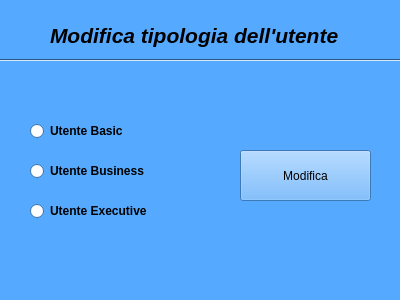
<?xml version="1.0" encoding="UTF-8"?>
<ui version="4.0">
 <class>cambiaTipologiaUtenteWindow</class>
 <widget class="QWidget" name="cambiaTipologiaUtenteWindow">
  <property name="geometry">
   <rect>
    <x>0</x>
    <y>0</y>
    <width>400</width>
    <height>300</height>
   </rect>
  </property>
  <property name="palette">
   <palette>
    <active>
     <colorrole role="WindowText">
      <brush brushstyle="SolidPattern">
       <color alpha="255">
        <red>0</red>
        <green>0</green>
        <blue>0</blue>
       </color>
      </brush>
     </colorrole>
     <colorrole role="Button">
      <brush brushstyle="SolidPattern">
       <color alpha="255">
        <red>85</red>
        <green>170</green>
        <blue>255</blue>
       </color>
      </brush>
     </colorrole>
     <colorrole role="Light">
      <brush brushstyle="SolidPattern">
       <color alpha="255">
        <red>213</red>
        <green>234</green>
        <blue>255</blue>
       </color>
      </brush>
     </colorrole>
     <colorrole role="Midlight">
      <brush brushstyle="SolidPattern">
       <color alpha="255">
        <red>149</red>
        <green>202</green>
        <blue>255</blue>
       </color>
      </brush>
     </colorrole>
     <colorrole role="Dark">
      <brush brushstyle="SolidPattern">
       <color alpha="255">
        <red>42</red>
        <green>85</green>
        <blue>127</blue>
       </color>
      </brush>
     </colorrole>
     <colorrole role="Mid">
      <brush brushstyle="SolidPattern">
       <color alpha="255">
        <red>56</red>
        <green>113</green>
        <blue>170</blue>
       </color>
      </brush>
     </colorrole>
     <colorrole role="Text">
      <brush brushstyle="SolidPattern">
       <color alpha="255">
        <red>0</red>
        <green>0</green>
        <blue>0</blue>
       </color>
      </brush>
     </colorrole>
     <colorrole role="BrightText">
      <brush brushstyle="SolidPattern">
       <color alpha="255">
        <red>255</red>
        <green>255</green>
        <blue>255</blue>
       </color>
      </brush>
     </colorrole>
     <colorrole role="ButtonText">
      <brush brushstyle="SolidPattern">
       <color alpha="255">
        <red>0</red>
        <green>0</green>
        <blue>0</blue>
       </color>
      </brush>
     </colorrole>
     <colorrole role="Base">
      <brush brushstyle="SolidPattern">
       <color alpha="255">
        <red>255</red>
        <green>255</green>
        <blue>255</blue>
       </color>
      </brush>
     </colorrole>
     <colorrole role="Window">
      <brush brushstyle="SolidPattern">
       <color alpha="255">
        <red>85</red>
        <green>170</green>
        <blue>255</blue>
       </color>
      </brush>
     </colorrole>
     <colorrole role="Shadow">
      <brush brushstyle="SolidPattern">
       <color alpha="255">
        <red>0</red>
        <green>0</green>
        <blue>0</blue>
       </color>
      </brush>
     </colorrole>
     <colorrole role="AlternateBase">
      <brush brushstyle="SolidPattern">
       <color alpha="255">
        <red>170</red>
        <green>212</green>
        <blue>255</blue>
       </color>
      </brush>
     </colorrole>
     <colorrole role="ToolTipBase">
      <brush brushstyle="SolidPattern">
       <color alpha="255">
        <red>255</red>
        <green>255</green>
        <blue>220</blue>
       </color>
      </brush>
     </colorrole>
     <colorrole role="ToolTipText">
      <brush brushstyle="SolidPattern">
       <color alpha="255">
        <red>0</red>
        <green>0</green>
        <blue>0</blue>
       </color>
      </brush>
     </colorrole>
    </active>
    <inactive>
     <colorrole role="WindowText">
      <brush brushstyle="SolidPattern">
       <color alpha="255">
        <red>0</red>
        <green>0</green>
        <blue>0</blue>
       </color>
      </brush>
     </colorrole>
     <colorrole role="Button">
      <brush brushstyle="SolidPattern">
       <color alpha="255">
        <red>85</red>
        <green>170</green>
        <blue>255</blue>
       </color>
      </brush>
     </colorrole>
     <colorrole role="Light">
      <brush brushstyle="SolidPattern">
       <color alpha="255">
        <red>213</red>
        <green>234</green>
        <blue>255</blue>
       </color>
      </brush>
     </colorrole>
     <colorrole role="Midlight">
      <brush brushstyle="SolidPattern">
       <color alpha="255">
        <red>149</red>
        <green>202</green>
        <blue>255</blue>
       </color>
      </brush>
     </colorrole>
     <colorrole role="Dark">
      <brush brushstyle="SolidPattern">
       <color alpha="255">
        <red>42</red>
        <green>85</green>
        <blue>127</blue>
       </color>
      </brush>
     </colorrole>
     <colorrole role="Mid">
      <brush brushstyle="SolidPattern">
       <color alpha="255">
        <red>56</red>
        <green>113</green>
        <blue>170</blue>
       </color>
      </brush>
     </colorrole>
     <colorrole role="Text">
      <brush brushstyle="SolidPattern">
       <color alpha="255">
        <red>0</red>
        <green>0</green>
        <blue>0</blue>
       </color>
      </brush>
     </colorrole>
     <colorrole role="BrightText">
      <brush brushstyle="SolidPattern">
       <color alpha="255">
        <red>255</red>
        <green>255</green>
        <blue>255</blue>
       </color>
      </brush>
     </colorrole>
     <colorrole role="ButtonText">
      <brush brushstyle="SolidPattern">
       <color alpha="255">
        <red>0</red>
        <green>0</green>
        <blue>0</blue>
       </color>
      </brush>
     </colorrole>
     <colorrole role="Base">
      <brush brushstyle="SolidPattern">
       <color alpha="255">
        <red>255</red>
        <green>255</green>
        <blue>255</blue>
       </color>
      </brush>
     </colorrole>
     <colorrole role="Window">
      <brush brushstyle="SolidPattern">
       <color alpha="255">
        <red>85</red>
        <green>170</green>
        <blue>255</blue>
       </color>
      </brush>
     </colorrole>
     <colorrole role="Shadow">
      <brush brushstyle="SolidPattern">
       <color alpha="255">
        <red>0</red>
        <green>0</green>
        <blue>0</blue>
       </color>
      </brush>
     </colorrole>
     <colorrole role="AlternateBase">
      <brush brushstyle="SolidPattern">
       <color alpha="255">
        <red>170</red>
        <green>212</green>
        <blue>255</blue>
       </color>
      </brush>
     </colorrole>
     <colorrole role="ToolTipBase">
      <brush brushstyle="SolidPattern">
       <color alpha="255">
        <red>255</red>
        <green>255</green>
        <blue>220</blue>
       </color>
      </brush>
     </colorrole>
     <colorrole role="ToolTipText">
      <brush brushstyle="SolidPattern">
       <color alpha="255">
        <red>0</red>
        <green>0</green>
        <blue>0</blue>
       </color>
      </brush>
     </colorrole>
    </inactive>
    <disabled>
     <colorrole role="WindowText">
      <brush brushstyle="SolidPattern">
       <color alpha="255">
        <red>42</red>
        <green>85</green>
        <blue>127</blue>
       </color>
      </brush>
     </colorrole>
     <colorrole role="Button">
      <brush brushstyle="SolidPattern">
       <color alpha="255">
        <red>85</red>
        <green>170</green>
        <blue>255</blue>
       </color>
      </brush>
     </colorrole>
     <colorrole role="Light">
      <brush brushstyle="SolidPattern">
       <color alpha="255">
        <red>213</red>
        <green>234</green>
        <blue>255</blue>
       </color>
      </brush>
     </colorrole>
     <colorrole role="Midlight">
      <brush brushstyle="SolidPattern">
       <color alpha="255">
        <red>149</red>
        <green>202</green>
        <blue>255</blue>
       </color>
      </brush>
     </colorrole>
     <colorrole role="Dark">
      <brush brushstyle="SolidPattern">
       <color alpha="255">
        <red>42</red>
        <green>85</green>
        <blue>127</blue>
       </color>
      </brush>
     </colorrole>
     <colorrole role="Mid">
      <brush brushstyle="SolidPattern">
       <color alpha="255">
        <red>56</red>
        <green>113</green>
        <blue>170</blue>
       </color>
      </brush>
     </colorrole>
     <colorrole role="Text">
      <brush brushstyle="SolidPattern">
       <color alpha="255">
        <red>42</red>
        <green>85</green>
        <blue>127</blue>
       </color>
      </brush>
     </colorrole>
     <colorrole role="BrightText">
      <brush brushstyle="SolidPattern">
       <color alpha="255">
        <red>255</red>
        <green>255</green>
        <blue>255</blue>
       </color>
      </brush>
     </colorrole>
     <colorrole role="ButtonText">
      <brush brushstyle="SolidPattern">
       <color alpha="255">
        <red>42</red>
        <green>85</green>
        <blue>127</blue>
       </color>
      </brush>
     </colorrole>
     <colorrole role="Base">
      <brush brushstyle="SolidPattern">
       <color alpha="255">
        <red>85</red>
        <green>170</green>
        <blue>255</blue>
       </color>
      </brush>
     </colorrole>
     <colorrole role="Window">
      <brush brushstyle="SolidPattern">
       <color alpha="255">
        <red>85</red>
        <green>170</green>
        <blue>255</blue>
       </color>
      </brush>
     </colorrole>
     <colorrole role="Shadow">
      <brush brushstyle="SolidPattern">
       <color alpha="255">
        <red>0</red>
        <green>0</green>
        <blue>0</blue>
       </color>
      </brush>
     </colorrole>
     <colorrole role="AlternateBase">
      <brush brushstyle="SolidPattern">
       <color alpha="255">
        <red>85</red>
        <green>170</green>
        <blue>255</blue>
       </color>
      </brush>
     </colorrole>
     <colorrole role="ToolTipBase">
      <brush brushstyle="SolidPattern">
       <color alpha="255">
        <red>255</red>
        <green>255</green>
        <blue>220</blue>
       </color>
      </brush>
     </colorrole>
     <colorrole role="ToolTipText">
      <brush brushstyle="SolidPattern">
       <color alpha="255">
        <red>0</red>
        <green>0</green>
        <blue>0</blue>
       </color>
      </brush>
     </colorrole>
    </disabled>
   </palette>
  </property>
  <property name="windowTitle">
   <string>LinQuedIn Admin</string>
  </property>
  <widget class="QRadioButton" name="radioButtonUtenteBasic">
   <property name="geometry">
    <rect>
     <x>30</x>
     <y>120</y>
     <width>131</width>
     <height>22</height>
    </rect>
   </property>
   <property name="font">
    <font>
     <weight>75</weight>
     <bold>true</bold>
    </font>
   </property>
   <property name="toolTip">
    <string>&lt;html&gt;&lt;head/&gt;&lt;body&gt;&lt;p&gt;&lt;br/&gt;&lt;/p&gt;&lt;/body&gt;&lt;/html&gt;</string>
   </property>
   <property name="text">
    <string>Utente Basic</string>
   </property>
  </widget>
  <widget class="QRadioButton" name="radioButtonUtenteBusiness">
   <property name="geometry">
    <rect>
     <x>30</x>
     <y>160</y>
     <width>141</width>
     <height>22</height>
    </rect>
   </property>
   <property name="font">
    <font>
     <weight>75</weight>
     <bold>true</bold>
    </font>
   </property>
   <property name="text">
    <string>Utente Business</string>
   </property>
  </widget>
  <widget class="QRadioButton" name="radioButtonUtenteExecutive">
   <property name="geometry">
    <rect>
     <x>30</x>
     <y>200</y>
     <width>151</width>
     <height>22</height>
    </rect>
   </property>
   <property name="font">
    <font>
     <weight>75</weight>
     <bold>true</bold>
    </font>
   </property>
   <property name="text">
    <string>Utente Executive</string>
   </property>
  </widget>
  <widget class="QPushButton" name="pushButtonModificaTipologiaUtente">
   <property name="geometry">
    <rect>
     <x>240</x>
     <y>150</y>
     <width>131</width>
     <height>51</height>
    </rect>
   </property>
   <property name="text">
    <string>Modifica</string>
   </property>
  </widget>
  <widget class="Line" name="line">
   <property name="geometry">
    <rect>
     <x>-10</x>
     <y>50</y>
     <width>421</width>
     <height>20</height>
    </rect>
   </property>
   <property name="orientation">
    <enum>Qt::Horizontal</enum>
   </property>
  </widget>
  <widget class="QLabel" name="label">
   <property name="geometry">
    <rect>
     <x>50</x>
     <y>20</y>
     <width>301</width>
     <height>31</height>
    </rect>
   </property>
   <property name="text">
    <string>&lt;!DOCTYPE HTML PUBLIC &quot;-//W3C//DTD HTML 4.0//EN&quot; &quot;http://www.w3.org/TR/REC-html40/strict.dtd&quot;&gt;
&lt;html&gt;&lt;head&gt;&lt;meta name=&quot;qrichtext&quot; content=&quot;1&quot; /&gt;&lt;style type=&quot;text/css&quot;&gt;
p, li { white-space: pre-wrap; }
&lt;/style&gt;&lt;/head&gt;&lt;body style=&quot; font-family:'Ubuntu'; font-size:11pt; font-weight:400; font-style:normal;&quot;&gt;
&lt;p style=&quot; margin-top:12px; margin-bottom:12px; margin-left:0px; margin-right:0px; -qt-block-indent:0; text-indent:0px;&quot;&gt;&lt;span style=&quot; font-size:16pt; font-weight:600; font-style:italic;&quot;&gt;Modifica tipologia dell'utente&lt;/span&gt;&lt;/p&gt;&lt;/body&gt;&lt;/html&gt;</string>
   </property>
  </widget>
 </widget>
 <resources/>
 <connections/>
</ui>
